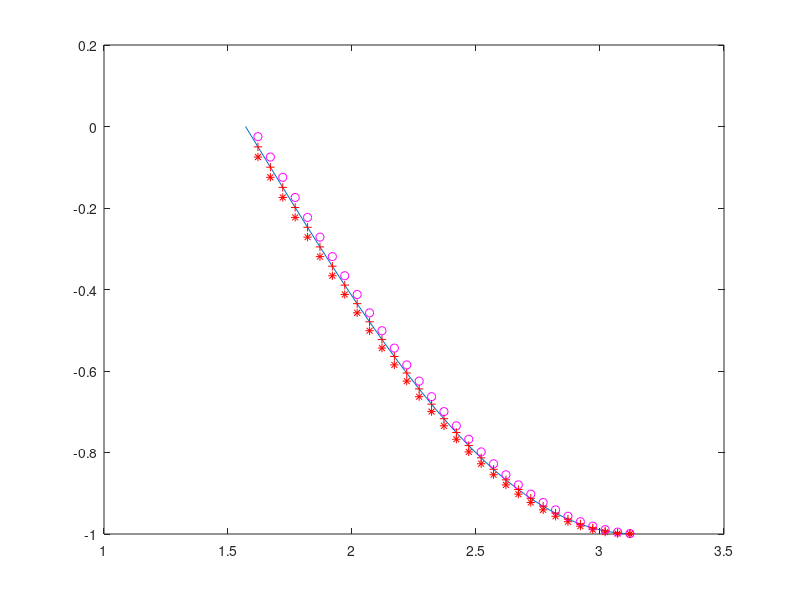

Source code (MATLAB):
fx = @(x)sin(x);
h = 0.05;
N = (pi - pi/2)/h;
A = pi/2:h:pi;
Chinh_xac = cos(A);
plot(A,Chinh_xac);hold on;
for i = 1:N
    X = pi/2+i*h;
    SPT(i) = (feval(fx,X+h) - feval(fx,X))/h;
    SPN(i) = (feval(fx,X) - feval(fx,X-h))/h;
    SPTT(i) = (feval(fx,X+h) - feval(fx,X-h))/(2*h);
    plot(X,SPT(i),'r*');hold on;
    plot(X,SPN(i),'mo');hold on;
    plot(X,SPTT(i),'r+');hold on;
end
